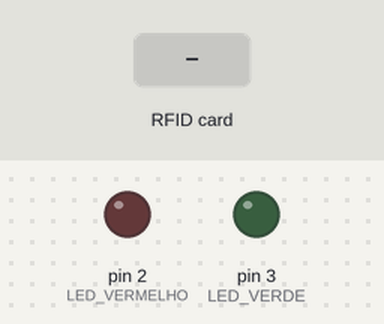
This sketch was run on a simulated Arduino Uno, built with avr-gcc and run on an emulated ATmega328P. Shown: output pins drawn as LEDs (lit = HIGH). The test bench sets the inputs (shaded band). Pins used as bus, display or sensor lines are not drawn; what the sketch prints to the serial monitor is not drawn.

Above: at 1.2 s.
1.3 s: RFID card C2 66 86 AB held to the reader
At 2.1 s:
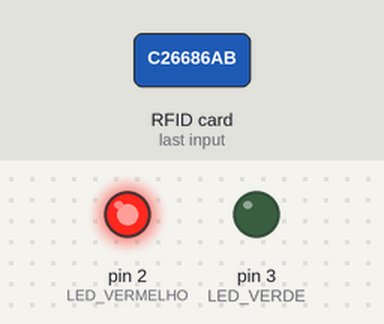
At 2.9 s:
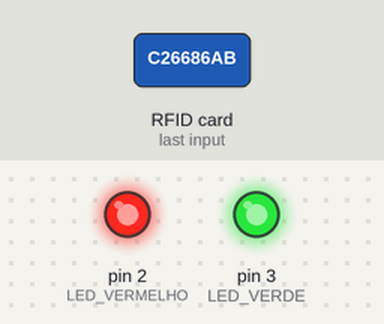
3.8 s: RFID card 95 B3 16 AB held to the reader
At 6.1 s:
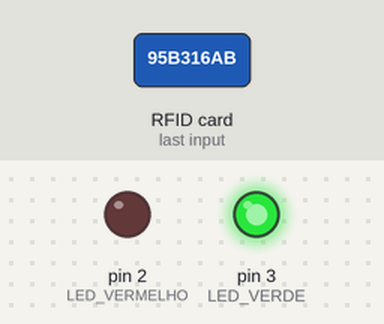
Timing chart, 0 to 7.8 s (numbered marks = the images above; inputs shaded):
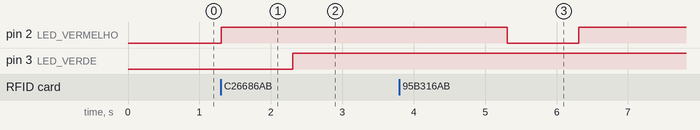

Measured:
- after the input at 1.3 s, pin 2 (LED_VERMELHO): LOW → HIGH at once; pin 3 (LED_VERDE): LOW → HIGH after 1.0 s
- after the input at 3.8 s, pin 2 (LED_VERMELHO): HIGH → LOW after 1.5 s, → HIGH 1.0 s later

The sketch:

leitor-rfid.ino
```cpp
#include <SPI.h>
#include <MFRC522.h>

#define SS_PIN 10
#define RST_PIN 9

#define LED_VERMELHO 2
#define LED_VERDE 3

MFRC522 mfrc522(SS_PIN, RST_PIN);

char st[20];
String uid;

void setup() {
  Serial.begin(9600); // Initialize serial communications with the PC
  SPI.begin();      // Init SPI bus
  mfrc522.PCD_Init(); // Init MFRC522 card

  iniciarPortas();

  Serial.println("Aproxime o cartão");
}

void loop() {
  // Look for new cards
  if ( ! mfrc522.PICC_IsNewCardPresent()) {
    return;
  }

  // Select one of the cards
  if ( ! mfrc522.PICC_ReadCardSerial()) {
    return;
  }

  uid = lerUID();
  imprimirUID(uid);
  //  Serial.println();
  //  Serial.println("UID lido: ");
  //  Serial.println(uid);

  if (isCartaoBranco(uid)) //UID 1 - Meu Cartão
  {
    liberarAcesso();
    Serial.println("Olá cidadão, pode entrar!");
    Serial.println();
    delay(3000);
    return;
  }

  if (isTagAzul(uid)) //UID 2 - Minha tag
  {
    negarAcesso();
    Serial.println("Você foi bloqueado da minha lista. Vá embora!");
    Serial.println();
    delay(1000);
    return;
  }

  return;
}

// Inicia as portas
void iniciarPortas()
{
  pinMode(LED_VERMELHO, OUTPUT);
  pinMode(LED_VERDE, OUTPUT);
}

// Imprimi o UID lido
void imprimirUID(String uid)
{
  Serial.print("UID da tag :");
  Serial.println();
  Serial.print("Mensagem : ");
  uid.toUpperCase();
}

// Retorna o que o UID que foi lido
String lerUID()
{
  String conteudo = "";
  byte letra;
  for (byte i = 0; i < mfrc522.uid.size; i++)
  {
    conteudo.concat(String(mfrc522.uid.uidByte[i] < 0x10 ? " 0" : " "));
    conteudo.concat(String(mfrc522.uid.uidByte[i], HEX));
  }

  return conteudo;
}

// Libera o acesso
void liberarAcesso()
{
  digitalWrite(LED_VERMELHO, HIGH);
  digitalWrite(LED_VERDE, LOW);
  delay(1000);
  digitalWrite(LED_VERDE, HIGH);
}

// Nega o acesso
void negarAcesso()
{
  digitalWrite(LED_VERDE, HIGH);
  digitalWrite(LED_VERMELHO, LOW);
  delay(1000);
  digitalWrite(LED_VERMELHO, HIGH);
}

// Verifica se é o cartão branco
bool isCartaoBranco(String uid)
{
  String cartaoBranco = "c2 66 86 ab";

  if (cartaoBranco == uid.substring(1))
  {
     return true;
  }
  return false;
}

// verifica se é a tag azul
bool isTagAzul(String uid)
{
  String tagAzul = "95 b3 16 ab";

  if (tagAzul == uid.substring(1))
  {
    return true;
  }
  return false;
}
```
